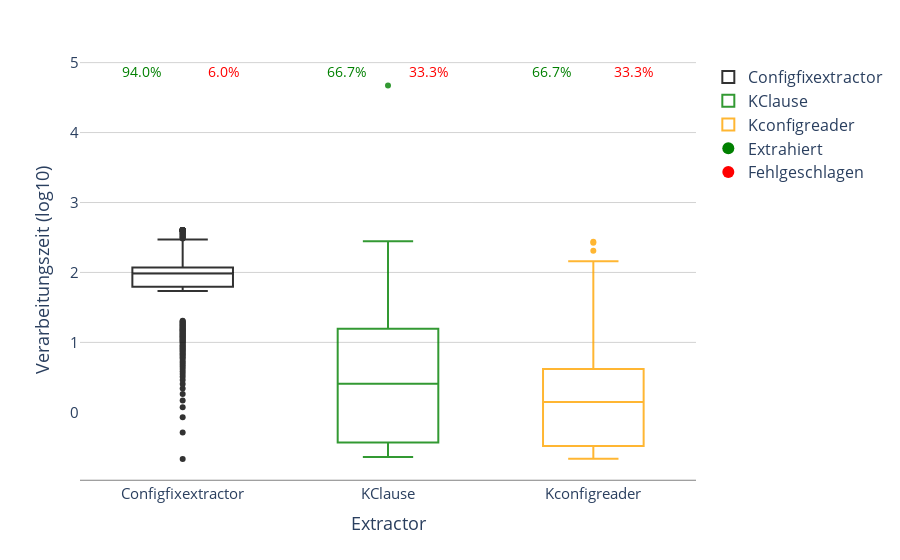

Notebook code for this chart:
### Code cell
import pandas as pd
import plotly.express as px
from math import log10

# Die big_log10 Funktion für die Logarithmustransformation
def big_log10(val):
    return log10(val) if pd.notna(val) and val > 0 else pd.NA

# Daten importieren
file_configfixextractor = '/home/rami/configFixextractor/kconfig/output.csv'
file_kmax = '/home/rami/kmax/kconfig/output.csv'
file_Kconfigreader = '/home/rami/Kconfigreader/kconfig/output.csv'

df_configfixextractor = pd.read_csv(file_configfixextractor)
df_kmax = pd.read_csv(file_kmax)
df_Kconfigreader = pd.read_csv(file_Kconfigreader)

# Hinzufügen des Extractors für jedes DataFrame
df_configfixextractor['Extractor'] = 'Configfixextractor'
df_kmax['Extractor'] = 'KClause'
df_Kconfigreader['Extractor'] = 'Kconfigreader'

# Zusammenführen der DataFrames
df_combined = pd.concat([df_configfixextractor[['system', 'revision', 'model-file', 'Extractor', 'model-time']],
                         df_kmax[['system', 'revision', 'model-file', 'Extractor', 'model-time']],
                         df_Kconfigreader[['system', 'revision', 'model-file', 'Extractor', 'model-time']]],
                        ignore_index=True)

# Sicherstellen, dass 'model-time' als numerischer Wert vorliegt
df_combined['model-time'] = pd.to_numeric(df_combined['model-time'], errors='coerce')

# Umwandlung von Nanosekunden in Sekunden
df_combined['model-time-seconds'] = df_combined['model-time'] / 1e9

# Anwendung der big_log10 Funktion auf die in Sekunden umgewandelte Zeit
df_combined['log_model_time'] = df_combined['model-time-seconds'].apply(lambda x: big_log10(x))

# Prozentwerte für extrahierte und nicht extrahierte Modelle berechnen
percent_values = (
    df_combined.assign(extracted_model_file=~df_combined['model-file'].isna())  # True, wenn 'model-file' vorhanden
    .groupby('Extractor')['extracted_model_file']
    .agg(total_cases='size', extracted_cases='sum')  # Gesamtanzahl und extrahierte Fälle
    .assign(
        not_extracted_cases=lambda x: x['total_cases'] - x['extracted_cases'],  # Nicht extrahierte Fälle
        percent_extracted=lambda x: (x['extracted_cases'] / x['total_cases']) * 100,
        percent_not_extracted=lambda x: (x['not_extracted_cases'] / x['total_cases']) * 100
    )
    .reset_index()
)

# Boxplot erstellen
fig_boxplot = px.box(
    df_combined,
    x='Extractor',
    y='log_model_time',  # Log-transformierte Verarbeitungszeit
    labels={'log_model_time': 'Logarithmierte Verarbeitungszeit (log10)', 'Extractor': 'Extractor'},
    title='',
    color='Extractor',
    color_discrete_map={
        'Configfixextractor': 'black',
        'KClause': 'green',
        'Kconfigreader': 'orange'
    }
)

fig_boxplot.update_traces(
    fillcolor='rgba(255, 255, 255, 0)',  # Keine Füllfarbe, nur Transparenz
    opacity=0.8  # Opacity einstellen (von 0 bis 1)
)
# Manuelle Legende für "Extrahiert" und "Fehlgeschlagen"
fig_boxplot.add_trace(
    go.Scatter(
        x=[None], y=[None], mode='markers', 
        marker=dict(color='green', size=10),
        name='Extrahiert'
    )
)
fig_boxplot.add_trace(
    go.Scatter(
        x=[None], y=[None], mode='markers', 
        marker=dict(color='red', size=10),
        name='Fehlgeschlagen'
    )
)
# Prozentwerte als Annotationen hinzufügen
for i, row in percent_values.iterrows():
    fig_boxplot.add_annotation(
        x=i - 0.2,  # Position etwas nach links verschieben
        y=df_combined['log_model_time'].max() + 0.2,  # Platzierung über dem Boxplot
        text=f"{row['percent_extracted']:.1f}%",
        showarrow=False,
        font=dict(color='green', size=14)  # Grün für "Extrahiert"
    )
    fig_boxplot.add_annotation(
        x=i + 0.2,  # Position etwas nach rechts verschieben
        y=df_combined['log_model_time'].max() + 0.2,  # Platzierung über dem Boxplot
        text=f"{row['percent_not_extracted']:.1f}%",
        showarrow=False,
        font=dict(color='red', size=14)  # Rot für "Fehlgeschlagen"
    )

# Layout anpassen
fig_boxplot.update_layout(
    plot_bgcolor='white',
    paper_bgcolor='white',
    font=dict(size=15),
    xaxis_title='Extractor',
    yaxis_title='Verarbeitungszeit (log10)',
    title_x=0.5,  
    yaxis=dict(
        showgrid=True,       
        gridcolor='lightgray'  
    ),
    xaxis=dict(
        showgrid=False,
        showline=True,
        linecolor='black',
        linewidth=0.5  
    ),
    legend=dict(
        title="",
        itemsizing='constant',
        font=dict(size=16),
        tracegroupgap=0,  
    )
)

# Diagramm anzeigen
fig_boxplot.show()

### Figure 1 — Plotly figure (JSON) as saved in the notebook; plotly's stock layout.template omitted (floating-point values rounded to 4 significant figures; data arrays with more than 128 entries replaced by an {"elided": "..."} marker saying what was removed)
{"data": [{"alignmentgroup": "True", "fillcolor": "rgba(255, 255, 255, 0)", "hovertemplate": "Extractor=%{x}<br>Logarithmierte Verarbeitungszeit (log10)=%{y}<extra></extra>", "legendgroup": "Configfixextractor", "marker": {"color": "black"}, "name": "Configfixextractor", "notched": false, "offsetgroup": "Configfixextractor", "opacity": 0.8, "orientation": "v", "showlegend": true, "type": "box", "x": {"elided": "435 str values"}, "x0": " ", "xaxis": "x", "y": {"elided": "435 float values"}, "y0": " ", "yaxis": "y"}, {"alignmentgroup": "True", "fillcolor": "rgba(255, 255, 255, 0)", "hovertemplate": "Extractor=%{x}<br>Logarithmierte Verarbeitungszeit (log10)=%{y}<extra></extra>", "legendgroup": "KClause", "marker": {"color": "green"}, "name": "KClause", "notched": false, "offsetgroup": "KClause", "opacity": 0.8, "orientation": "v", "showlegend": true, "type": "box", "x": {"elided": "435 str values"}, "x0": " ", "xaxis": "x", "y": {"elided": "435 float values"}, "y0": " ", "yaxis": "y"}, {"alignmentgroup": "True", "fillcolor": "rgba(255, 255, 255, 0)", "hovertemplate": "Extractor=%{x}<br>Logarithmierte Verarbeitungszeit (log10)=%{y}<extra></extra>", "legendgroup": "Kconfigreader", "marker": {"color": "orange"}, "name": "Kconfigreader", "notched": false, "offsetgroup": "Kconfigreader", "opacity": 0.8, "orientation": "v", "showlegend": true, "type": "box", "x": {"elided": "435 str values"}, "x0": " ", "xaxis": "x", "y": {"elided": "435 float values"}, "y0": " ", "yaxis": "y"}, {"marker": {"color": "green", "size": 10}, "mode": "markers", "name": "Extrahiert", "type": "scatter", "x": [null], "y": [null]}, {"marker": {"color": "red", "size": 10}, "mode": "markers", "name": "Fehlgeschlagen", "type": "scatter", "x": [null], "y": [null]}], "layout": {"annotations": [{"font": {"color": "green", "size": 14}, "showarrow": false, "text": "94.0%", "x": -0.2, "y": 4.873}, {"font": {"color": "red", "size": 14}, "showarrow": false, "text": "6.0%", "x": 0.2, "y": 4.873}, {"font": {"color": "green", "size": 14}, "showarrow": false, "text": "66.7%", "x": 0.8, "y": 4.873}, {"font": {"color": "red", "size": 14}, "showarrow": false, "text": "33.3%", "x": 1.2, "y": 4.873}, {"font": {"color": "green", "size": 14}, "showarrow": false, "text": "66.7%", "x": 1.8, "y": 4.873}, {"font": {"color": "red", "size": 14}, "showarrow": false, "text": "33.3%", "x": 2.2, "y": 4.873}], "boxmode": "overlay", "font": {"size": 15}, "legend": {"font": {"size": 16}, "itemsizing": "constant", "title": {"text": ""}, "tracegroupgap": 0}, "margin": {"t": 60}, "paper_bgcolor": "white", "plot_bgcolor": "white", "title": {"x": 0.5}, "xaxis": {"anchor": "y", "categoryarray": ["Configfixextractor", "KClause", "Kconfigreader"], "categoryorder": "array", "domain": [0, 1], "linecolor": "black", "linewidth": 0.5, "showgrid": false, "showline": true, "title": {"text": "Extractor"}}, "yaxis": {"anchor": "x", "domain": [0, 1], "gridcolor": "lightgray", "showgrid": true, "title": {"text": "Verarbeitungszeit (log10)"}}}}
